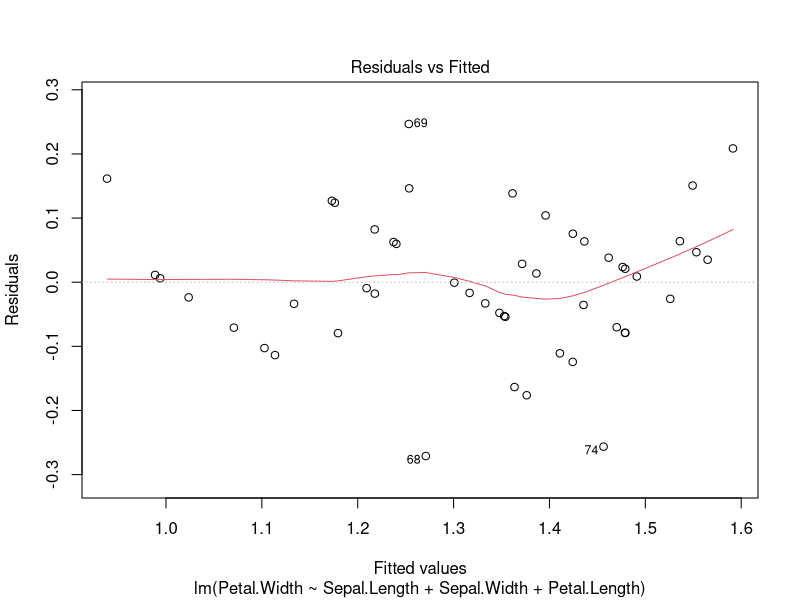
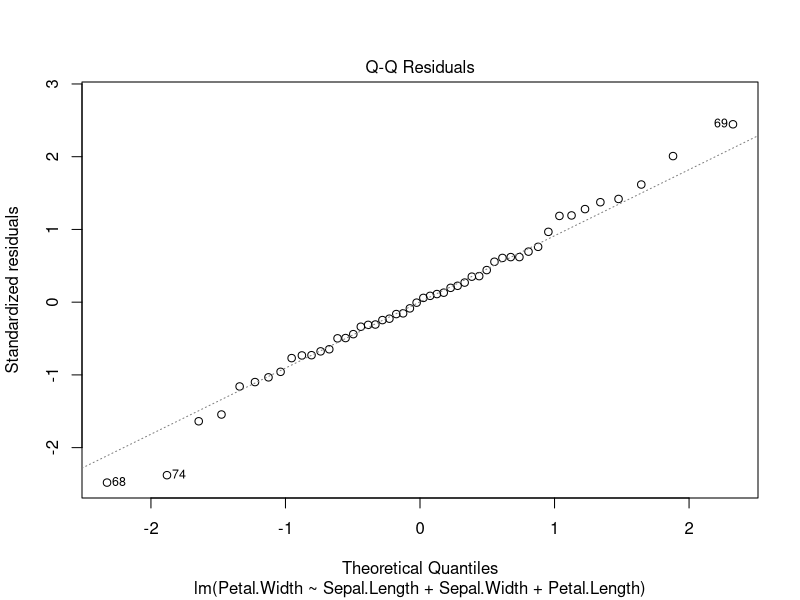
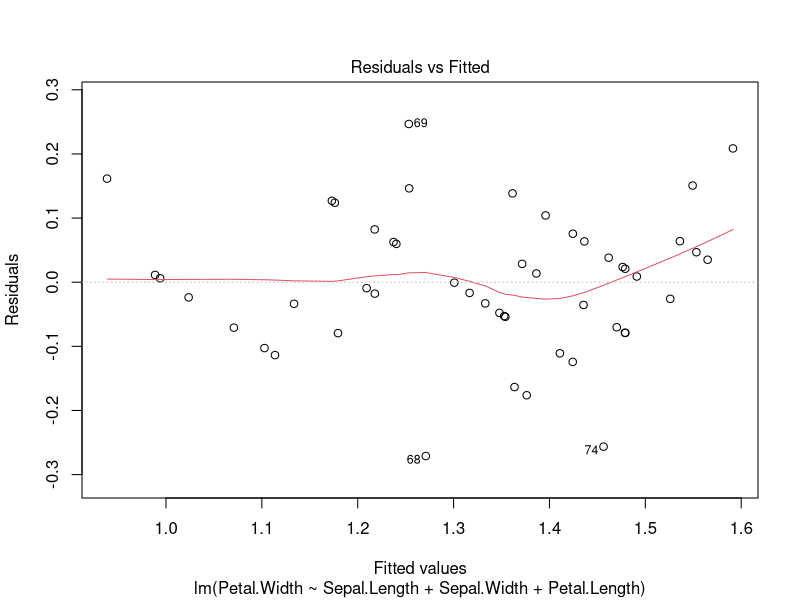
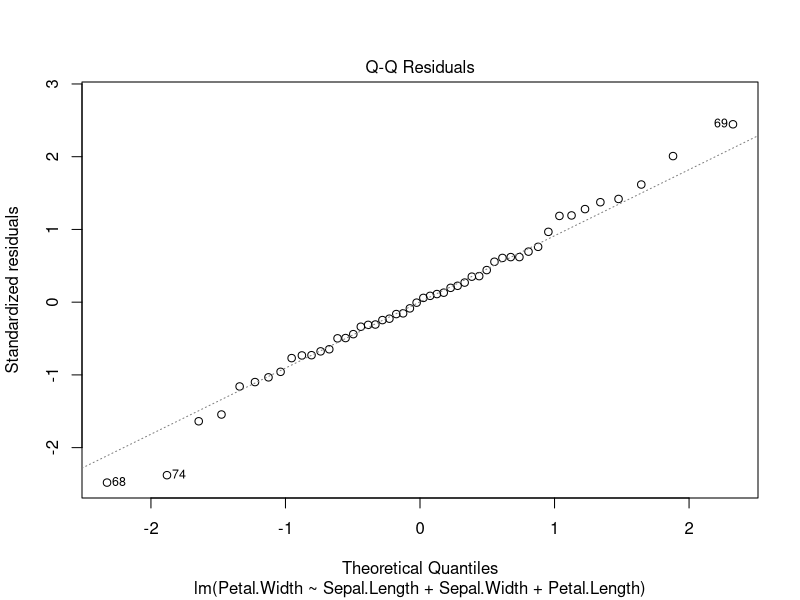
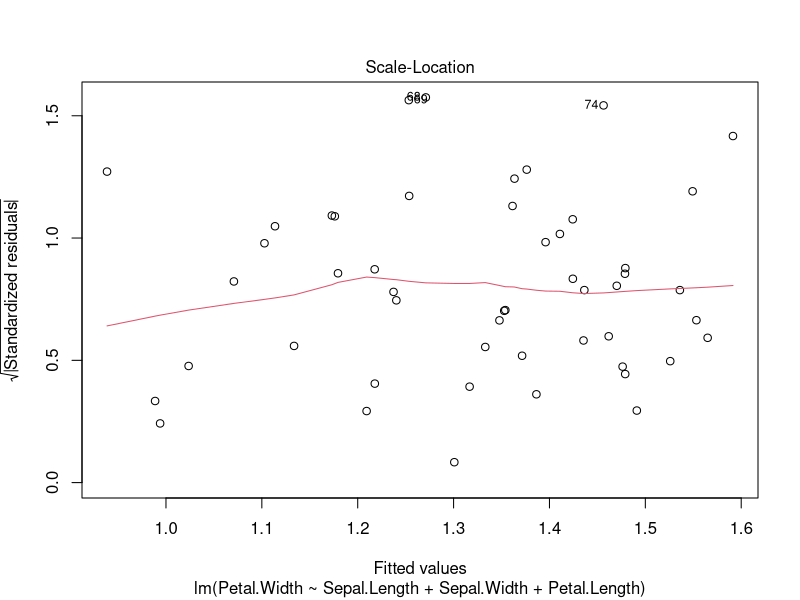
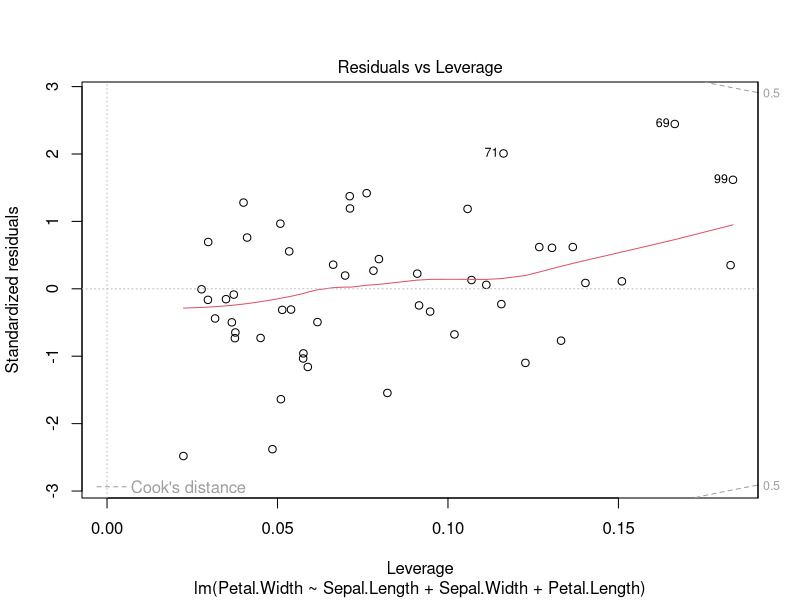

Write R code to recreate these figures, in order.
DF = iris

DF[,5]

#q1 i
VDF <- DF[c(51:100),c(1:4)]
VDF
dim(VDF)

#q1 ii
model2 <- lm(Petal.Width ~ Sepal.Length + Sepal.Width + Petal.Length, data=VDF)

#q1 iii
summary(model2)$coef
coef(model2)

#q1 iv
pw <- VDF[4]

coef(model2) 

fitted(model2)[1]

#q1v i
coeffs = coefficients(model2)
duration = coeffs[1] + coeffs[2] * 5.1 + coeffs[3] * 3.5 + coeffs[4] * 1.4
duration
#q1v ii
newdata = data.frame(Sepal.Length=5.1, Sepal.Width=3.5, Petal.Length=1.4)
predict(model2, newdata)

#q2 i a
x = model2$fitted - VDF
x[,4]

#q2 i b
model2$residual

#q2 ii a
plot(model2, 1)

#q2 iii a
plot(model2, 2)

#q2 iv
plot(model2)

#q3 i
fit0 <- lm(Petal.Width ~ 1, data=VDF)
summary(fit0)

#q3 ii
cor(VDF)

#q3 iii
fit1 <- lm(Petal.Width ~ Petal.Length, data=VDF)

#q3 iv a
fit2 <- lm(Petal.Width ~ Sepal.Width + Petal.Length, data=VDF)

#q3 iv b
summary(fit1)$adj.r.sq
summary(fit2)$adj.r.sq
# fit1 has highest value for r^2

#q3 v a&b
fit3 <- lm(Petal.Width ~ Sepal.Length + Petal.Length + Sepal.Width, data=VDF)
summary(fit3)$adj.r.sq
# fit3 highest r^2 of 3 models

#q3 vi
anova(fit3)

